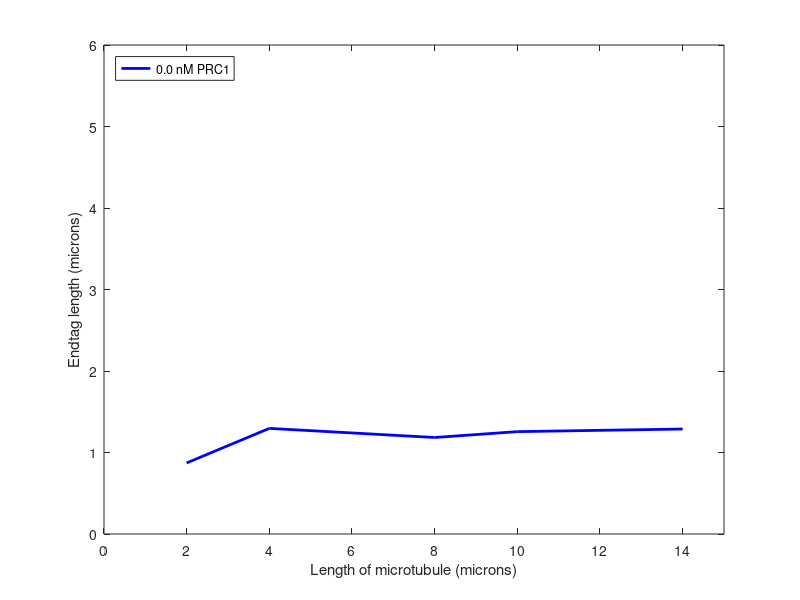

The MATLAB script that drew this image:
clear all

mt_lengths = [2, 4, 6, 8, 10, 14];

n_datapoints = length(mt_lengths);

final_data_00 = [n_datapoints 1];
final_data_00(1) = 0.872;
final_data_00(2) = 1.296;
final_data_00(3) = 1.24;
final_data_00(4) = 1.184;
final_data_00(5) = 1.256;
final_data_00(6) = 1.288;

final_data_02 = [n_datapoints 1];
final_data_02(1) = 0.872;
final_data_02(2) = 1.024;
final_data_02(3) = 1.368;
final_data_02(4) = 1.488;
final_data_02(5) = 1.832;
final_data_02(6) = 2.096;

final_data_04 = [n_datapoints 1];
final_data_04(1) = 0.856;
final_data_04(2) = 1.872;
final_data_04(3) = 2.664;
final_data_04(4) = 3.736;
final_data_04(5) = 4.264;
final_data_04(6) = 5.4;

plot(mt_lengths, final_data_00, 'LineWidth', 2, 'Color', 'blue');
hold on
%plot(mt_lengths, final_data_02, 'LineWidth', 2, 'Color', 'red');
%plot(mt_lengths, final_data_04, 'LineWidth', 2, 'Color', 'black');

xlabel('Length of microtubule (microns)');
ylabel('Endtag length (microns)');
ylim([0 6]);
xlim([0 15]);
legend('0.0 nM PRC1', '0.1 nM PRC1', '0.4 nM PRC1', 'location', 'northwest');

set(gcf, 'color', 'white');